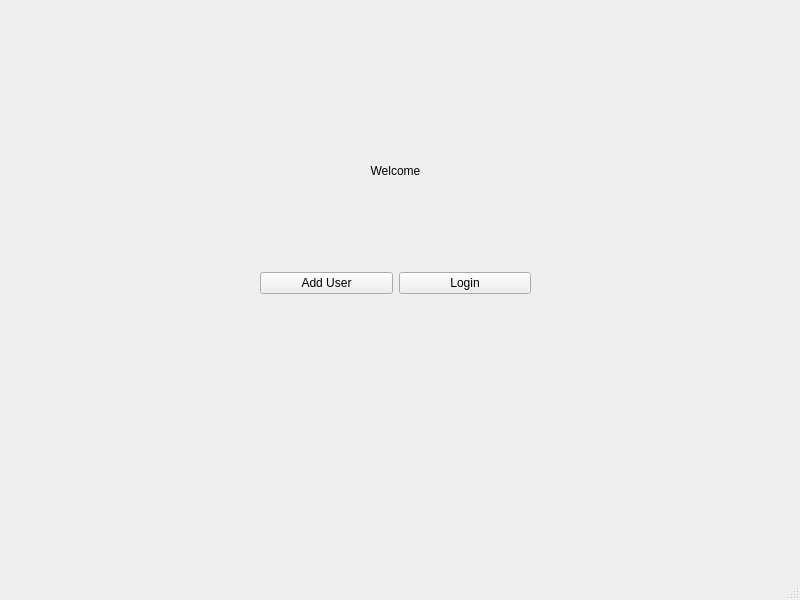
<?xml version="1.0" encoding="UTF-8"?>
<ui version="4.0">
 <class>MainWindow</class>
 <widget class="QMainWindow" name="MainWindow">
  <property name="geometry">
   <rect>
    <x>0</x>
    <y>0</y>
    <width>800</width>
    <height>600</height>
   </rect>
  </property>
  <property name="windowTitle">
   <string>MainWindow</string>
  </property>
  <widget class="QWidget" name="centralwidget">
   <widget class="QLabel" name="label">
    <property name="geometry">
     <rect>
      <x>330</x>
      <y>130</y>
      <width>131</width>
      <height>81</height>
     </rect>
    </property>
    <property name="text">
     <string>Welcome</string>
    </property>
    <property name="alignment">
     <set>Qt::AlignCenter</set>
    </property>
   </widget>
   <widget class="QWidget" name="">
    <property name="geometry">
     <rect>
      <x>260</x>
      <y>270</y>
      <width>271</width>
      <height>27</height>
     </rect>
    </property>
    <layout class="QHBoxLayout" name="horizontalLayout">
     <item>
      <widget class="QPushButton" name="pushButton_AddUser">
       <property name="text">
        <string>Add User</string>
       </property>
      </widget>
     </item>
     <item>
      <widget class="QPushButton" name="pushButton_Login">
       <property name="text">
        <string>Login</string>
       </property>
      </widget>
     </item>
    </layout>
   </widget>
  </widget>
  <widget class="QStatusBar" name="statusbar"/>
  <widget class="QMenuBar" name="menuBar">
   <property name="geometry">
    <rect>
     <x>0</x>
     <y>0</y>
     <width>800</width>
     <height>25</height>
    </rect>
   </property>
  </widget>
 </widget>
 <resources/>
 <connections/>
</ui>
